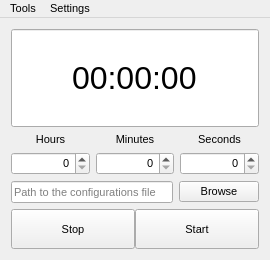
<?xml version="1.0" encoding="UTF-8"?>
<ui version="4.0">
 <class>HostDirector</class>
 <widget class="QMainWindow" name="HostDirector">
  <property name="geometry">
   <rect>
    <x>0</x>
    <y>0</y>
    <width>270</width>
    <height>260</height>
   </rect>
  </property>
  <property name="sizePolicy">
   <sizepolicy hsizetype="Ignored" vsizetype="Preferred">
    <horstretch>0</horstretch>
    <verstretch>0</verstretch>
   </sizepolicy>
  </property>
  <property name="font">
   <font>
    <pointsize>8</pointsize>
   </font>
  </property>
  <property name="contextMenuPolicy">
   <enum>Qt::DefaultContextMenu</enum>
  </property>
  <property name="windowTitle">
   <string notr="true">Host Director</string>
  </property>
  <property name="locale">
   <locale language="English" country="UnitedStates"/>
  </property>
  <widget class="QWidget" name="centralWidget">
   <property name="enabled">
    <bool>true</bool>
   </property>
   <layout class="QVBoxLayout" name="verticalLayout">
    <item>
     <widget class="TimerLineEdit" name="timerLine">
      <property name="sizePolicy">
       <sizepolicy hsizetype="Expanding" vsizetype="Expanding">
        <horstretch>0</horstretch>
        <verstretch>0</verstretch>
       </sizepolicy>
      </property>
      <property name="minimumSize">
       <size>
        <width>146</width>
        <height>45</height>
       </size>
      </property>
      <property name="font">
       <font>
        <pointsize>24</pointsize>
        <weight>50</weight>
        <italic>false</italic>
        <bold>false</bold>
        <underline>false</underline>
        <strikeout>false</strikeout>
        <stylestrategy>PreferDefault</stylestrategy>
        <kerning>true</kerning>
       </font>
      </property>
      <property name="cursor">
       <cursorShape>ArrowCursor</cursorShape>
      </property>
      <property name="focusPolicy">
       <enum>Qt::NoFocus</enum>
      </property>
      <property name="locale">
       <locale language="English" country="UnitedStates"/>
      </property>
      <property name="text">
       <string notr="true">00:00:00</string>
      </property>
      <property name="maxLength">
       <number>9</number>
      </property>
      <property name="frame">
       <bool>true</bool>
      </property>
      <property name="alignment">
       <set>Qt::AlignCenter</set>
      </property>
      <property name="readOnly">
       <bool>true</bool>
      </property>
     </widget>
    </item>
    <item>
     <layout class="QHBoxLayout" name="horizontalLayout">
      <item>
       <layout class="QVBoxLayout" name="verticalLayout_2">
        <item>
         <widget class="QLabel" name="tips_hours">
          <property name="sizePolicy">
           <sizepolicy hsizetype="Preferred" vsizetype="Fixed">
            <horstretch>0</horstretch>
            <verstretch>0</verstretch>
           </sizepolicy>
          </property>
          <property name="locale">
           <locale language="English" country="UnitedStates"/>
          </property>
          <property name="frameShape">
           <enum>QFrame::NoFrame</enum>
          </property>
          <property name="frameShadow">
           <enum>QFrame::Sunken</enum>
          </property>
          <property name="lineWidth">
           <number>2</number>
          </property>
          <property name="text">
           <string>Hours</string>
          </property>
          <property name="alignment">
           <set>Qt::AlignBottom|Qt::AlignHCenter</set>
          </property>
         </widget>
        </item>
        <item>
         <widget class="QSpinBox" name="intbox_hours">
          <property name="locale">
           <locale language="English" country="UnitedStates"/>
          </property>
          <property name="alignment">
           <set>Qt::AlignRight|Qt::AlignTrailing|Qt::AlignVCenter</set>
          </property>
          <property name="accelerated">
           <bool>true</bool>
          </property>
          <property name="maximum">
           <number>255</number>
          </property>
         </widget>
        </item>
       </layout>
      </item>
      <item>
       <layout class="QVBoxLayout" name="verticalLayout_3">
        <item>
         <widget class="QLabel" name="tips_minutes">
          <property name="sizePolicy">
           <sizepolicy hsizetype="Preferred" vsizetype="Fixed">
            <horstretch>0</horstretch>
            <verstretch>0</verstretch>
           </sizepolicy>
          </property>
          <property name="locale">
           <locale language="English" country="UnitedStates"/>
          </property>
          <property name="frameShape">
           <enum>QFrame::NoFrame</enum>
          </property>
          <property name="frameShadow">
           <enum>QFrame::Sunken</enum>
          </property>
          <property name="lineWidth">
           <number>2</number>
          </property>
          <property name="text">
           <string>Minutes</string>
          </property>
          <property name="alignment">
           <set>Qt::AlignBottom|Qt::AlignHCenter</set>
          </property>
         </widget>
        </item>
        <item>
         <widget class="QSpinBox" name="intbox_minutes">
          <property name="locale">
           <locale language="English" country="UnitedStates"/>
          </property>
          <property name="alignment">
           <set>Qt::AlignRight|Qt::AlignTrailing|Qt::AlignVCenter</set>
          </property>
          <property name="accelerated">
           <bool>true</bool>
          </property>
          <property name="maximum">
           <number>59</number>
          </property>
         </widget>
        </item>
       </layout>
      </item>
      <item>
       <layout class="QVBoxLayout" name="verticalLayout_4">
        <item>
         <widget class="QLabel" name="tips_seconds">
          <property name="sizePolicy">
           <sizepolicy hsizetype="Preferred" vsizetype="Fixed">
            <horstretch>0</horstretch>
            <verstretch>0</verstretch>
           </sizepolicy>
          </property>
          <property name="locale">
           <locale language="English" country="UnitedStates"/>
          </property>
          <property name="frameShape">
           <enum>QFrame::NoFrame</enum>
          </property>
          <property name="frameShadow">
           <enum>QFrame::Sunken</enum>
          </property>
          <property name="lineWidth">
           <number>2</number>
          </property>
          <property name="text">
           <string>Seconds</string>
          </property>
          <property name="alignment">
           <set>Qt::AlignBottom|Qt::AlignHCenter</set>
          </property>
         </widget>
        </item>
        <item>
         <widget class="QSpinBox" name="intbox_seconds">
          <property name="locale">
           <locale language="English" country="UnitedStates"/>
          </property>
          <property name="frame">
           <bool>true</bool>
          </property>
          <property name="alignment">
           <set>Qt::AlignRight|Qt::AlignTrailing|Qt::AlignVCenter</set>
          </property>
          <property name="accelerated">
           <bool>true</bool>
          </property>
          <property name="maximum">
           <number>59</number>
          </property>
         </widget>
        </item>
       </layout>
      </item>
     </layout>
    </item>
    <item>
     <layout class="QHBoxLayout" name="horizontalLayout_3">
      <item>
       <widget class="QLineEdit" name="pathLine">
        <property name="maxLength">
         <number>1024</number>
        </property>
        <property name="placeholderText">
         <string>Path to the configurations file</string>
        </property>
       </widget>
      </item>
      <item>
       <widget class="QPushButton" name="browseButton">
        <property name="text">
         <string>Browse</string>
        </property>
       </widget>
      </item>
     </layout>
    </item>
    <item>
     <layout class="QHBoxLayout" name="horizontalLayout_2">
      <property name="spacing">
       <number>0</number>
      </property>
      <property name="sizeConstraint">
       <enum>QLayout::SetDefaultConstraint</enum>
      </property>
      <item>
       <widget class="QPushButton" name="stopButton">
        <property name="sizePolicy">
         <sizepolicy hsizetype="Expanding" vsizetype="Fixed">
          <horstretch>0</horstretch>
          <verstretch>0</verstretch>
         </sizepolicy>
        </property>
        <property name="minimumSize">
         <size>
          <width>0</width>
          <height>40</height>
         </size>
        </property>
        <property name="contextMenuPolicy">
         <enum>Qt::DefaultContextMenu</enum>
        </property>
        <property name="layoutDirection">
         <enum>Qt::LeftToRight</enum>
        </property>
        <property name="autoFillBackground">
         <bool>false</bool>
        </property>
        <property name="text">
         <string>Stop</string>
        </property>
       </widget>
      </item>
      <item>
       <widget class="QPushButton" name="startButton">
        <property name="sizePolicy">
         <sizepolicy hsizetype="Expanding" vsizetype="Fixed">
          <horstretch>0</horstretch>
          <verstretch>0</verstretch>
         </sizepolicy>
        </property>
        <property name="minimumSize">
         <size>
          <width>0</width>
          <height>40</height>
         </size>
        </property>
        <property name="text">
         <string>Start</string>
        </property>
       </widget>
      </item>
     </layout>
    </item>
   </layout>
  </widget>
  <widget class="QMenuBar" name="menuBar">
   <property name="geometry">
    <rect>
     <x>0</x>
     <y>0</y>
     <width>270</width>
     <height>20</height>
    </rect>
   </property>
   <widget class="QMenu" name="menu_settings">
    <property name="title">
     <string>Settings</string>
    </property>
    <addaction name="act_permchange"/>
   </widget>
   <widget class="QMenu" name="menuTools">
    <property name="title">
     <string>Tools</string>
    </property>
    <addaction name="act_showEditor"/>
   </widget>
   <addaction name="menuTools"/>
   <addaction name="menu_settings"/>
  </widget>
  <action name="act_permchange">
   <property name="checkable">
    <bool>true</bool>
   </property>
   <property name="icon">
    <iconset resource="../resourses.qrc">
     <normaloff>:/images/icons/pencil_red.png</normaloff>
     <activeon>:/images/icons/pencil_green.png</activeon>:/images/icons/pencil_red.png</iconset>
   </property>
   <property name="text">
    <string>Permanent change</string>
   </property>
  </action>
  <action name="act_showEditor">
   <property name="enabled">
    <bool>true</bool>
   </property>
   <property name="icon">
    <iconset resource="../resourses.qrc">
     <normaloff>:/images/icons/controls.png</normaloff>:/images/icons/controls.png</iconset>
   </property>
   <property name="text">
    <string>Open configuration editor</string>
   </property>
  </action>
 </widget>
 <layoutdefault spacing="6" margin="11"/>
 <customwidgets>
  <customwidget>
   <class>TimerLineEdit</class>
   <extends>QLineEdit</extends>
   <header>module_hostdirector/customforms/TimerLineEdit.h</header>
  </customwidget>
 </customwidgets>
 <resources>
  <include location="../resourses.qrc"/>
 </resources>
 <connections/>
</ui>
